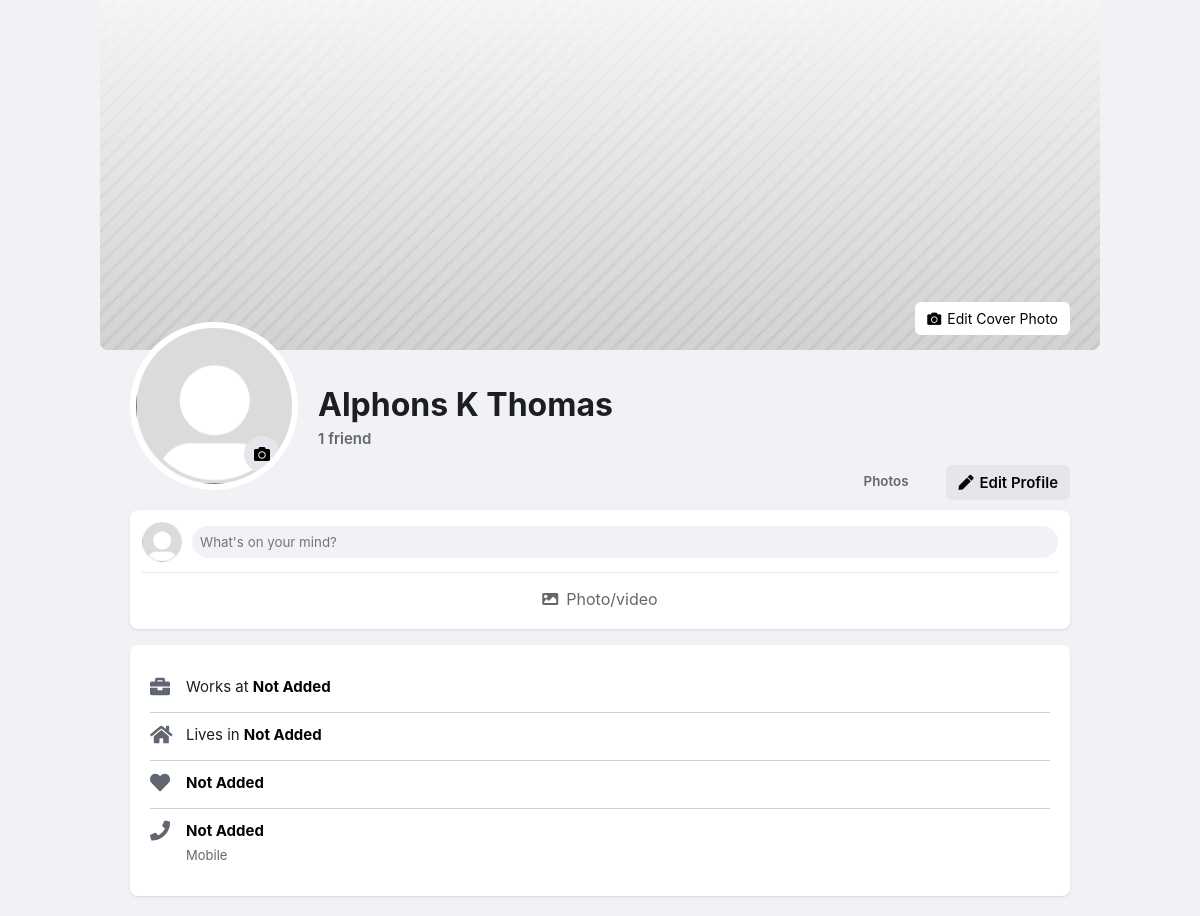
/profile/ (signed in), run on the app's committed database.
### user/models.py (models this page shows, shortened)
class UserDetails(models.Model):
    user = models.OneToOneField(User, on_delete=models.CASCADE, related_name="profile")
    first_name = models.CharField(max_length=10, null=True)
    last_name = models.CharField(max_length=10, null=True)
    profile_picture = models.ImageField(
        upload_to="profile_pics/", blank=True, default="profile_pics/default_pfp.png"
    )
    date_of_birth = models.DateField(null=True, blank=True)
    gender = models.CharField(max_length=10)
    location = models.CharField(max_length=100, default="Not Added")
    created_at = models.DateTimeField(auto_now_add=True)
    updated_at = models.DateTimeField(auto_now=True)
    cover_photo = models.ImageField(
        upload_to="cover_photos/", default="cover_photos/default_cover.png", blank=True
    )
    works_at = models.CharField(max_length=100, default="Not Added")
    relationship_status = models.CharField(max_length=100, default="Not Added")
    mobile_number = models.CharField(max_length=100, default="Not Added")

### feed/views.py (the view)
# urls.py: path("profile/", profile, name="profile"),
@login_required(login_url="login")
def profile(request):
    user_name = request.user
    user = User.objects.get(username=user_name)
    user_profile = UserDetails.objects.get(user=user)
    full_name = user_profile.first_name + " " + user_profile.last_name
    friend_count = len(find_friends(user_name))
    context = {
        "user_profile": user_profile,
        "full_name": full_name,
        "friend_count": friend_count,
    }
    return render(request, "user/profile.html", context)

### feed/helper_functions.py (called while the page is built)
def find_friends(user_obj):
    friendship_objects = Friendship.objects.filter(
        Q(user1=user_obj) | Q(user2=user_obj)
    )
    friends_list = []
    for friendship_object in friendship_objects:
        if friendship_object.user1 != user_obj:
            friends_list.append(friendship_object.user1)
        else:
            friends_list.append(friendship_object.user2)
    return friends_list

### templates/user/profile.html (shortened to what this page needs)
{% load static %}
<!DOCTYPE html>
<html lang="en">
<head>
    <link rel="stylesheet" href="https://cdnjs.cloudflare.com/ajax/libs/font-awesome/5.15.4/css/all.min.css">
    <link rel="stylesheet" type="text/css" href="{% static 'css/profile.css' %}">
</head>
<body>
    <div class="profile-container">
        <form method="POST" enctype="multipart/form-data" action="{% url 'update_cover_photo' %}">
            <div class="cover-photo">
                <img src="{{user_profile.cover_photo.url}}" alt="Cover Photo" id="coverImg">
                <label for="coverInput" class="edit-cover-btn">
                    <i class="fas fa-camera"></i>
                    <span>Edit Cover Photo</span>
                </label>
            </div>
        </form>
            <div class="profile-info">
                <div class="profile-picture-container">
                    <form method="POST" enctype="multipart/form-data" action="{% url 'update_profile_photo' %}">
                    <div class="profile-picture">
                        <img src="{{user_profile.profile_picture.url}}" alt="Profile Picture" id="profileImg">
                        <label for="profileInput" class="edit-profile-pic">
                            <i class="fas fa-camera"></i>
                        </label>
                    </div>
                    </form>
                </div>
                <div class="profile-header">
                    <h1>{{ full_name }}</h1>
                    {% if friend_count == 1 %}
                    <p class="friends-count">{{ friend_count }} friend</p>
                    {% elif friend_count > 1 %}
                    <p class="friends-count">{{ friend_count }} friends</p>
                    {% endif %}
                </div>
                <div class="profile-actions">
                    <form method="POST" action="{% url 'view_photos' %}">
                        <button class="view-posts" type="submit">
                            Photos
                        </button>
                    </form>
                    <button type="button" class="edit-profile-btn">
                        <i class="fas fa-pen"></i>
                        Edit Profile
                    </button>
                </div>
            </div>
        <div class="create-post-container">
        <form method="POST" enctype="multipart/form-data" action="{% url 'add_post' %}">
            <div class="post-header">
                <img src="{{user_profile.profile_picture.url}}" alt="Profile" class="profile-pic">
                <input type="text" name="caption" placeholder="What's on your mind?" class="mind-input">
            </div>
            <div class="post-options">
                <label for="file-upload" class="upload-option" id="upload-label">
                    <i class="fas fa-image"></i>
                    <span class="upload-text">Photo/video</span>
                </label>
            </div>
        </form>
        </div>
        <div class="profile-details">
            <div class="detail-item">
                <i class="fas fa-briefcase"></i>
                <div class="detail-content">
                    <p>Works at <strong>{{user_profile.works_at }}</strong></p>
                </div>
            </div>
            <div class="detail-item">
                <i class="fas fa-home"></i>
                <div class="detail-content">
                    <p>Lives in <strong>{{ user_profile.location }}</strong></p>
                </div>
            </div>
            <div class="detail-item">
                <i class="fas fa-heart"></i>
                <div class="detail-content">
                    <p><strong>{{user_profile.relationship_status|default:"Single" }}</strong></p>
                </div>
            </div>
            <div class="detail-item">
                <i class="fas fa-phone"></i>
                <div class="detail-content">
                    <p><strong>{{ user_profile.mobile_number }}</strong></p>
                    <span class="detail-meta">Mobile</span>
                </div>
            </div>
        </div>
    </div>
</body>
</html>

### static/css/profile.css (style rules this page uses)
* { margin: 0; padding: 0; box-sizing: border-box; font-family: -apple-system, BlinkMacSystemFont, "Segoe UI", Roboto, Helvetica, Arial, sans-serif; }
body { background-color: #f0f2f5; }
.profile-container { max-width: 1000px; margin: 0 auto; padding-bottom: 20px; }
.cover-photo { position: relative; height: 350px; border-radius: 0 0 8px 8px; overflow: hidden; }
.cover-photo img { width: 100%; height: 100%; object-fit: cover; }
.edit-cover-btn { position: absolute; bottom: 15px; right: 30px; background-color: white; border: none; padding: 8px 12px; border-radius: 6px; font-size: 14px; cursor: pointer; display: flex; align-items: center; gap: 6px; }
.profile-info { display: flex; padding: 0 30px; margin-bottom: 20px; }
.profile-picture-container { margin-top: -28px; margin-right: 20px; }
.profile-picture { position: relative; width: 168px; height: 168px; border-radius: 50%; border: 6px solid white; overflow: hidden; background: #f0f2f5; }
.profile-picture img { width: 100%; height: 100%; object-fit: cover; }
.edit-profile-pic { position: absolute; bottom: 12px; right: 12px; width: 36px; height: 36px; border-radius: 50%; background: #e4e6eb; border: none; cursor: pointer; display: flex; align-items: center; justify-content: center; }
.profile-header { padding-top: 35px; }
.profile-header h1 { font-size: 32px; font-weight: bold; color: #1c1e21; margin-bottom: 5px; }
.friends-count { color: #65676b; font-size: 15px; font-weight: 600; }
.profile-details { background: white; border-radius: 8px; padding: 20px; margin: 0 30px; box-shadow: 0 1px 2px rgba(0, 0, 0, 0.1); }
.detail-item { display: flex; gap: 12px; padding: 12px 0; border-bottom: 1px solid #ced0d4; }
.detail-item:last-child { border-bottom: none; }
.detail-item i { color: #606770; font-size: 20px; width: 24px; }
.detail-content p { color: #1c1e21; font-size: 15px; margin-bottom: 4px; }
.detail-content strong { color: #050505; }
.detail-meta { font-size: 13px; color: #65676b; }
.profile-info { position: relative; }
.profile-actions { position: absolute; bottom: -10px; right: 30px; display: flex; gap: 30px; }
.add-story-btn, .edit-profile-btn { padding: 8px 12px; border: none; border-radius: 6px; font-weight: 600; cursor: pointer; display: flex; align-items: center; gap: 6px; font-size: 15px; }
.edit-profile-btn { background-color: #e4e6eb; color: #050505; }
.create-post-container { background: white; border-radius: 8px; padding: 12px; box-shadow: 0 1px 3px rgba(0,0,0,0.1); margin: 16px 0; margin-left: 3%; margin-right: 3%; }
.post-header { display: flex; align-items: center; margin-bottom: 10px; }
.profile-pic { width: 40px; height: 40px; border-radius: 50%; margin-right: 10px; }
.mind-input { border: none; flex-grow: 1; padding: 8px; background: #f0f2f5; border-radius: 20px; }
.post-options { display: flex; border-top: 1px solid #e4e6eb; padding-top: 8px; gap: 10px; align-items: center; }
.upload-option { display: flex; align-items: center; padding: 8px 16px; cursor: pointer; flex: 1; justify-content: center; color: #65676b; }
.upload-text { margin-left: 8px; }
.view-posts { padding: 8px; border: none; background: none; color: #65676b; font-weight: 600; display: flex; align-items: center; gap: 4px; }

### data on the page
UserDetails: cover_photo (placeholder picture), profile_picture (placeholder picture), works_at "Not Added", location "Not Added", relationship_status "Not Added", mobile_number "Not Added"

### other printed values
{{ full_name }} "Alphons K Thomas"
{{ friend_count }} "1"
